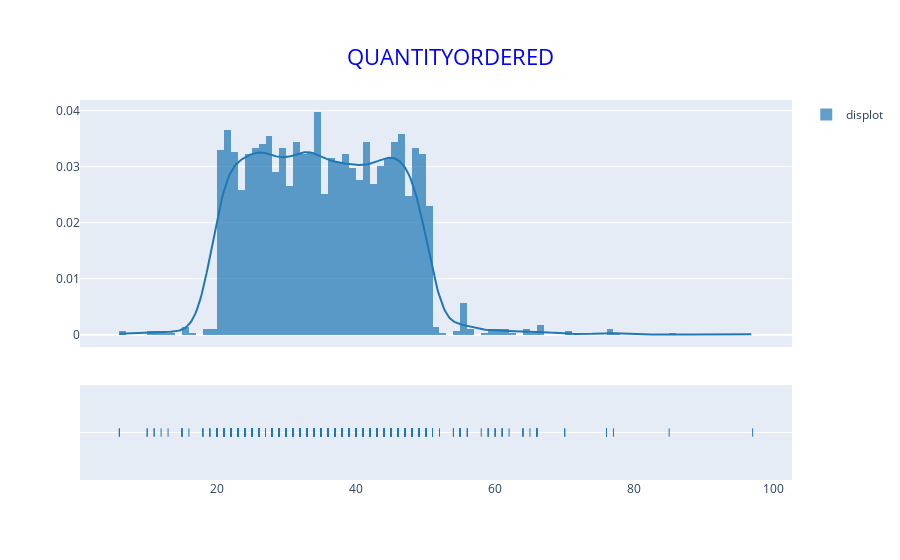
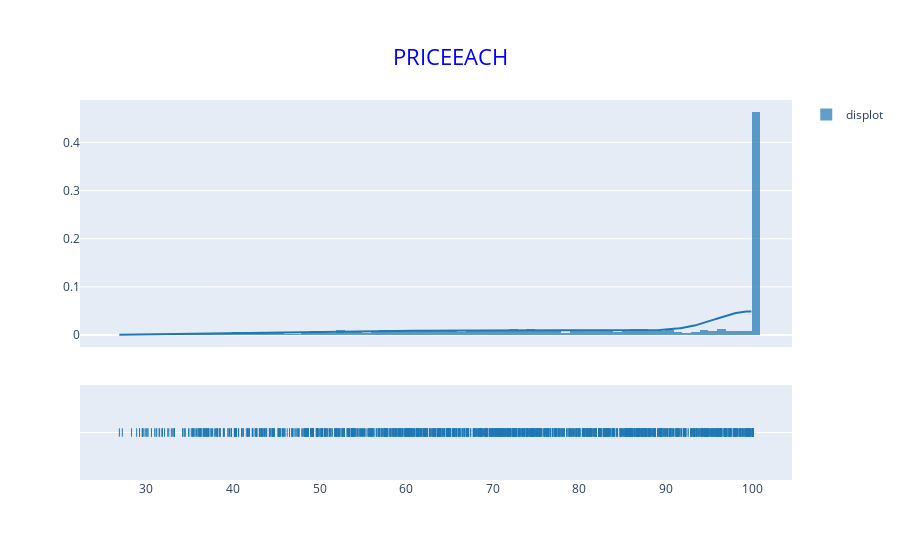

Write notebook code for charts like these, in order.
### Markdown cell above
* Veamos las distribuciones de las variables
  - Displot muestra el Histograma, kde plot(estimacion de la densidad) y Rog plot (diagrama de alfombra)
  - HIstograma: es una visualizacion gráfica de barras cuya altura depende de la cantidad de datos por cada agrupación numerica en rangos que compone una barra.
  - Kernel Density Estimation o grafico de densidad: estimacion de la funcion densidad que se usa para visualizar la densidad de probabilidad de una variable continua.
  - Gráfica de alfombra: gráfico de datos para una variable cuantitativa, que se muestra que se muestra como marcas a lo largo de un eje (gráfico de dispersión unidimensional)

### Code cell
import plotly.figure_factory as ff

plt.figure(figsize=(10,10))

for col in range(8):
    if sales_df.columns[col] != 'ORDERLINENUMBER':
        col_name = sales_df.columns[col]
        df = sales_df[col_name].apply(lambda x: float(x))
        fig = ff.create_distplot([df], ['displot'])
        fig.update_layout(
            # title_text = col_name
            title={
                'text': col_name,
                # 'y':0.95,
                'x':0.5,
                'xanchor': 'center',
                'yanchor': 'top',
                'font_size':22,
                'font_color':'blue'}
            )
        fig.show()

### Figure 1 — Plotly figure (JSON) as saved in the notebook; plotly's stock layout.template omitted (floating-point values rounded to 4 significant figures; data arrays with more than 128 entries replaced by an {"elided": "..."} marker saying what was removed)
{"data": [{"autobinx": false, "histnorm": "probability density", "legendgroup": "displot", "marker": {"color": "rgb(31, 119, 180)"}, "name": "displot", "opacity": 0.7, "type": "histogram", "x": {"elided": "2823 int values"}, "xaxis": "x", "xbins": {"end": 97, "size": 1, "start": 6}, "yaxis": "y"}, {"legendgroup": "displot", "marker": {"color": "rgb(31, 119, 180)"}, "mode": "lines", "name": "displot", "showlegend": false, "type": "scatter", "x": {"elided": "500 float values"}, "xaxis": "x", "y": {"elided": "500 float values"}, "yaxis": "y"}, {"legendgroup": "displot", "marker": {"color": "rgb(31, 119, 180)", "symbol": "line-ns-open"}, "mode": "markers", "name": "displot", "showlegend": false, "type": "scatter", "x": {"elided": "2823 int values"}, "xaxis": "x", "y": {"elided": "2823 str values"}, "yaxis": "y2"}], "layout": {"barmode": "overlay", "hovermode": "closest", "legend": {"traceorder": "reversed"}, "title": {"font": {"color": "blue", "size": 22}, "text": "QUANTITYORDERED", "x": 0.5, "xanchor": "center", "yanchor": "top"}, "xaxis": {"anchor": "y2", "domain": [0, 1], "zeroline": false}, "yaxis": {"anchor": "free", "domain": [0.35, 1], "position": 0}, "yaxis2": {"anchor": "x", "domain": [0, 0.25], "dtick": 1, "showticklabels": false}}}

### Figure 2 — Plotly figure (JSON) as saved in the notebook; plotly's stock layout.template omitted (floating-point values rounded to 4 significant figures; data arrays with more than 128 entries replaced by an {"elided": "..."} marker saying what was removed)
{"data": [{"autobinx": false, "histnorm": "probability density", "legendgroup": "displot", "marker": {"color": "rgb(31, 119, 180)"}, "name": "displot", "opacity": 0.7, "type": "histogram", "x": {"elided": "2823 float values"}, "xaxis": "x", "xbins": {"end": 100, "size": 1, "start": 26.88}, "yaxis": "y"}, {"legendgroup": "displot", "marker": {"color": "rgb(31, 119, 180)"}, "mode": "lines", "name": "displot", "showlegend": false, "type": "scatter", "x": {"elided": "500 float values"}, "xaxis": "x", "y": {"elided": "500 float values"}, "yaxis": "y"}, {"legendgroup": "displot", "marker": {"color": "rgb(31, 119, 180)", "symbol": "line-ns-open"}, "mode": "markers", "name": "displot", "showlegend": false, "type": "scatter", "x": {"elided": "2823 float values"}, "xaxis": "x", "y": {"elided": "2823 str values"}, "yaxis": "y2"}], "layout": {"barmode": "overlay", "hovermode": "closest", "legend": {"traceorder": "reversed"}, "title": {"font": {"color": "blue", "size": 22}, "text": "PRICEEACH", "x": 0.5, "xanchor": "center", "yanchor": "top"}, "xaxis": {"anchor": "y2", "domain": [0, 1], "zeroline": false}, "yaxis": {"anchor": "free", "domain": [0.35, 1], "position": 0}, "yaxis2": {"anchor": "x", "domain": [0, 0.25], "dtick": 1, "showticklabels": false}}}
